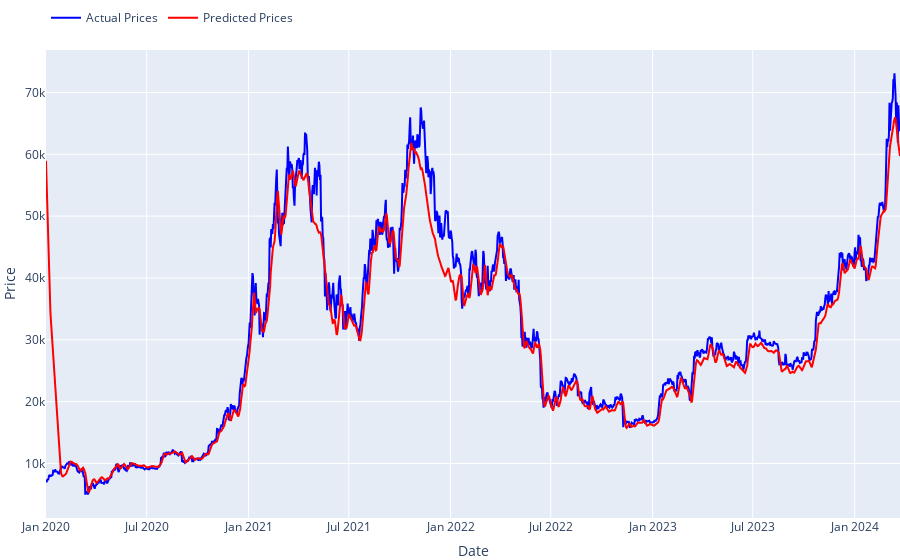

The cell this chart's notebook holds for it:
### Code cell
# Creating a Plotly figure
fig = go.Figure()

# Trace for actual prices
fig.add_trace(go.Scatter(x=test_data.index, y=actual_prices.flatten(), mode='lines', name='Actual Prices', line=dict(color='blue')))

# Trace for predicted prices
fig.add_trace(go.Scatter(x=test_data.index, y=prediction_prices.flatten(), mode='lines', name='Predicted Prices', line=dict(color='red')))

# Update layout
fig.update_layout(
                  xaxis_title='Date',
                  yaxis_title='Price',
                  legend=dict(x=0, y=1.1, orientation='h'),
                  margin=dict(l=0, r=0, t=50, b=0))

# Displaying the plot
fig.show()

### Figure 1 — Plotly figure (JSON) as saved in the notebook; plotly's stock layout.template omitted (floating-point values rounded to 4 significant figures; data arrays with more than 128 entries replaced by an {"elided": "..."} marker saying what was removed)
{"data": [{"line": {"color": "blue"}, "mode": "lines", "name": "Actual Prices", "type": "scatter", "x": {"elided": "1544 str values"}, "y": {"elided": "1544 float values"}}, {"line": {"color": "red"}, "mode": "lines", "name": "Predicted Prices", "type": "scatter", "x": {"elided": "1544 str values"}, "y": {"elided": "1544 float values"}}], "layout": {"legend": {"orientation": "h", "x": 0, "y": 1.1}, "margin": {"b": 0, "l": 0, "r": 0, "t": 50}, "xaxis": {"title": {"text": "Date"}}, "yaxis": {"title": {"text": "Price"}}}}
